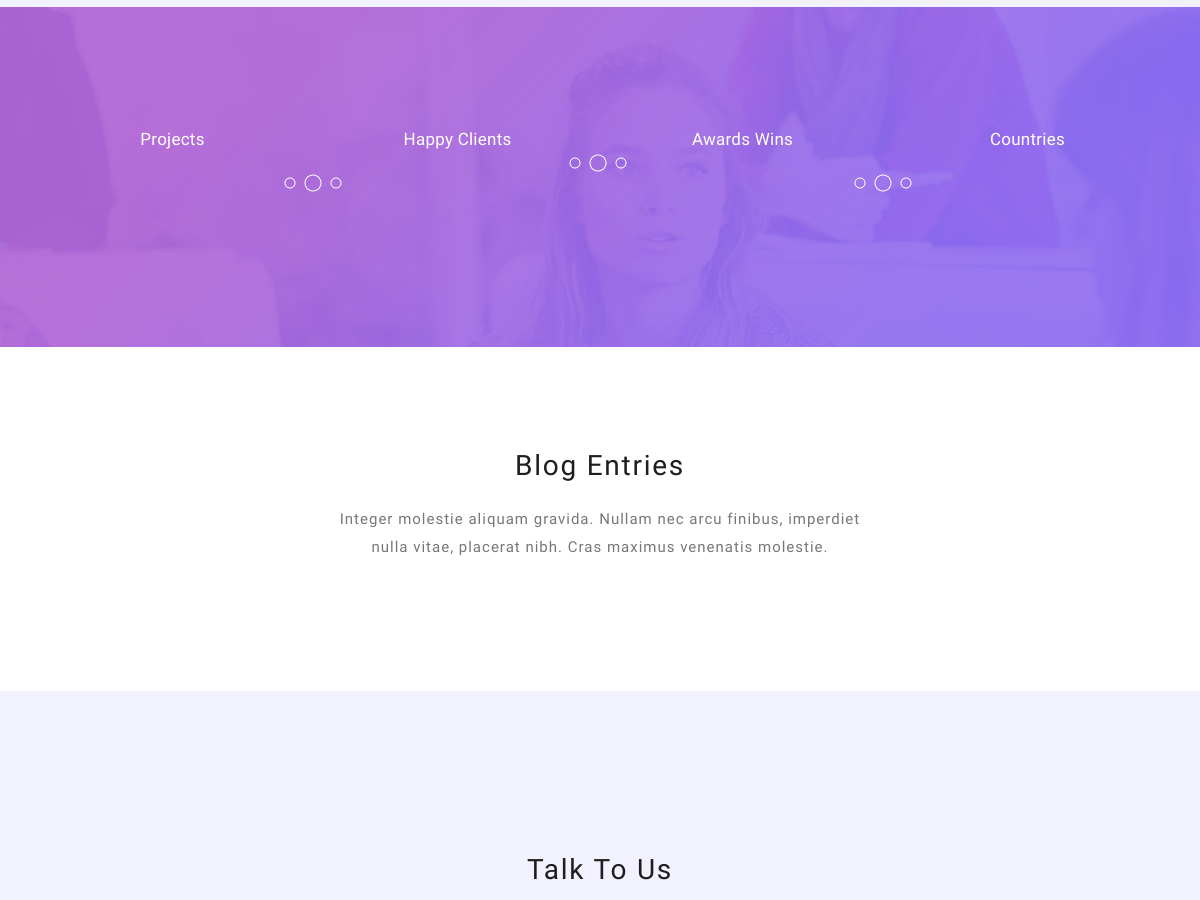
/ (middle part), run on an earlier commit of the app's database.
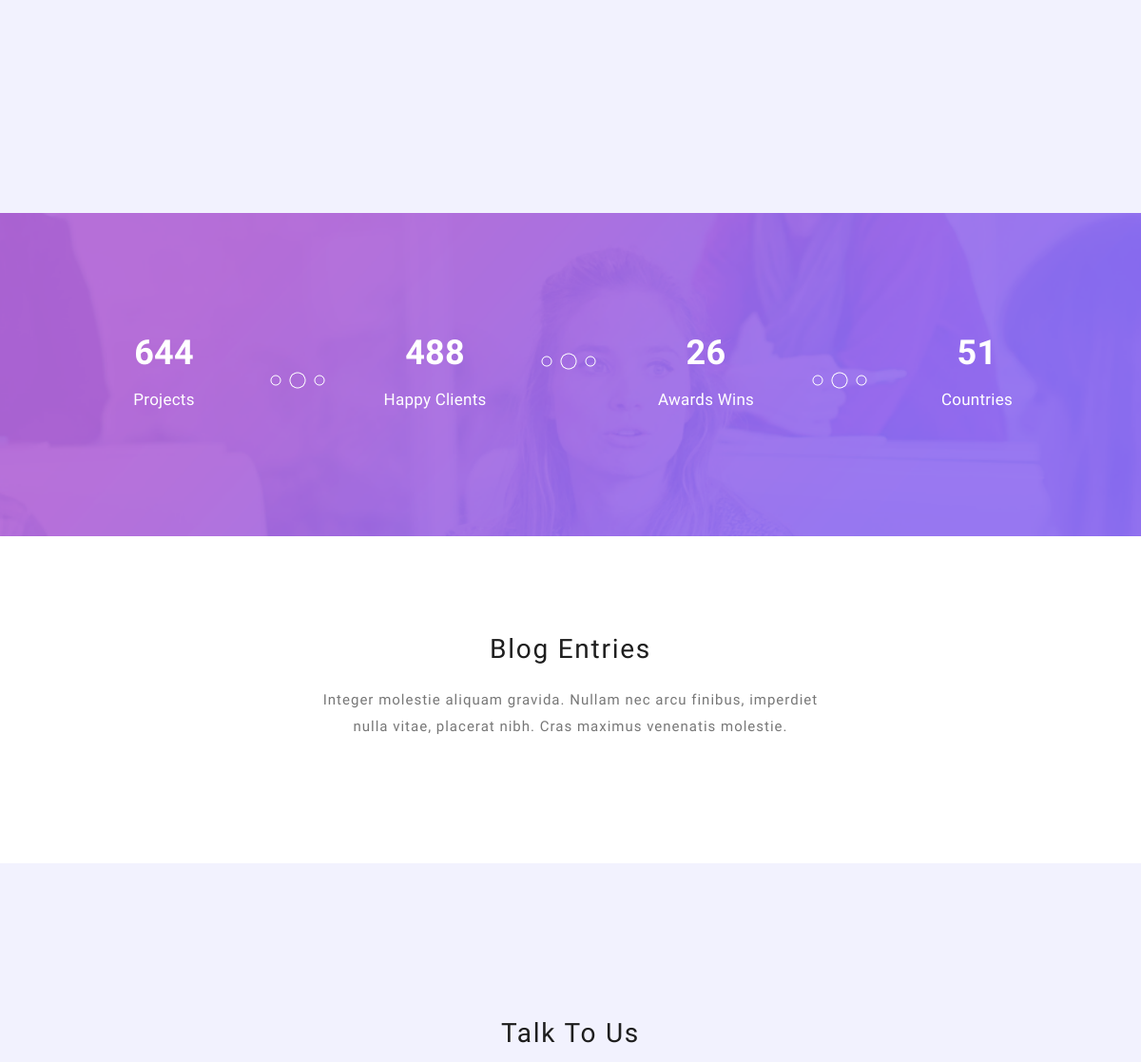
And on a later commit of the database.
### app/models.py (models this page shows, shortened)
class Counter(models.Model):
    projects = models.IntegerField(default=0)
    happy_clients = models.IntegerField(default=0)
    award_wins = models.IntegerField(default=0)
    countries = models.IntegerField(default=0)
    class Meta:
        verbose_name = "Counter"
        verbose_name_plural = "Counters"

### app/views.py (the view)
# urls.py: path("", index, name="index"),
def index(request):
    context = {
        "header_text": HeaderText.objects.all(),
        "footer_text": FooterText.objects.all().first(),
        "tree_blocks": TreeBlocks.objects.all(),
        "left_block": LeftBlock.objects.all().first(),
        "right_block": RightBlock.objects.all().first(),
        "work_process_items": WorkProcess.objects.all(),
        "reviews": Reviews.objects.all(),
        "pricing_plan": PricingPlan.objects.all(),
        "counter": Counter.objects.all().first(),
        "all_blogs": Blog.objects.all(),
        "socials": Socials.objects.all()
    }
    return render(request, "home.html", context)

### app/templates/home.html (shortened to what this page needs)
{% extends "base.html" %}
{% load static %}
{% block home_template %}
    <section class="section colored" id="pricing-plans">
      <div class="container">
        <div class="row">
        </div>
      </div>
    </section>
    <section class="counter">
      <div class="content">
        <div class="container">
          <div class="row">
            <div class="col-lg-3 col-md-6 col-sm-12">
              <div class="count-item decoration-bottom">
                <strong>{{counter.projects}}</strong>
                <span>Projects</span>
              </div>
            </div>
            <div class="col-lg-3 col-md-6 col-sm-12">
              <div class="count-item decoration-top">
                <strong>{{counter.happy_clients}}</strong>
                <span>Happy Clients</span>
              </div>
            </div>
            <div class="col-lg-3 col-md-6 col-sm-12">
              <div class="count-item decoration-bottom">
                <strong>{{counter.award_wins}}</strong>
                <span>Awards Wins</span>
              </div>
            </div>
            <div class="col-lg-3 col-md-6 col-sm-12">
              <div class="count-item">
                <strong>{{counter.countries}}</strong>
                <span>Countries</span>
              </div>
            </div>
          </div>
        </div>
      </div>
    </section>
    <section class="section" id="blog">
      <div class="container">
        <div class="row">
          <div class="col-lg-12">
            <div class="center-heading">
              <h2 class="section-title">{{ header_text.3.title }}</h2>
            </div>
          </div>
          <div class="offset-lg-3 col-lg-6">
            <div class="center-text">
              <p>{{header_text.3.description}}</p>
            </div>
          </div>
        </div>
      </div>
    </section>
    <section class="section colored" id="contact-us">
      <div class="container">
        <div class="row">
          <div class="col-lg-12">
            <div class="center-heading">
              <h2 class="section-title">{{header_text.4.title}}</h2>
            </div>
          </div>
        </div>
      </div>
    </section>
{% endblock %}

What changed in the data, as far as the page shows it:
added Counter: projects "644", happy_clients "488", award_wins "26", countries "51"
